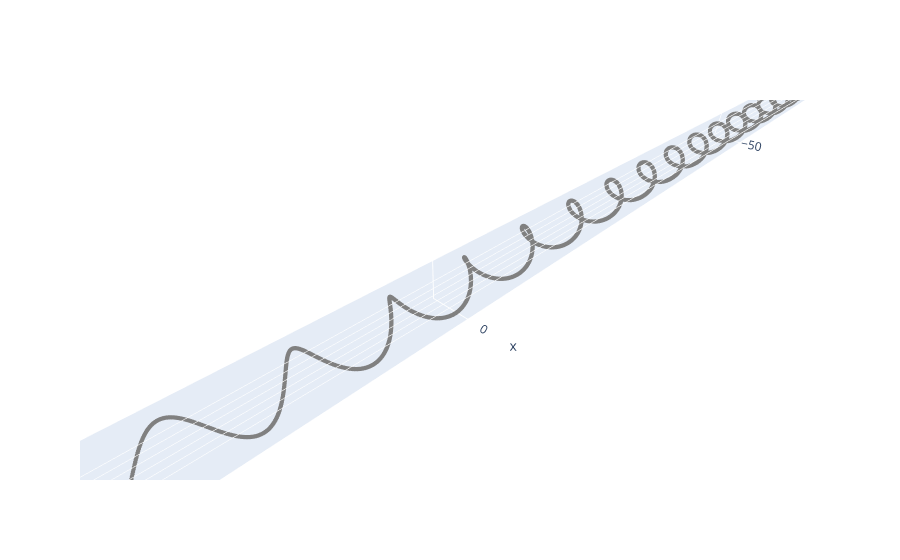

Notebook code for this chart:
### Code cell
from sklearn.decomposition import PCA
import plotly.graph_objects as go
from plotly.subplots import make_subplots

pca = PCA(n_components=5)
SW_pca = pca.fit(SW).transform(SW)

print('Explained Variance', pca.explained_variance_ratio_)

fig = go.Figure(data=[go.Scatter3d(
    x=SW_pca[:,0], y=SW_pca[:,1], z=SW_pca[:,2], 
    mode ='markers', 
    marker=dict(size = 1.5, color = 'grey')
)] , layout = go.Layout(scene = dict(aspectmode= 'data')))

fig.show()

### Figure 1 — Plotly figure (JSON) as saved in the notebook; plotly's stock layout.template omitted (floating-point values rounded to 4 significant figures; data arrays with more than 128 entries replaced by an {"elided": "..."} marker saying what was removed)
{"data": [{"marker": {"color": "grey", "size": 1.5}, "mode": "markers", "type": "scatter3d", "x": {"elided": "5000 float values"}, "y": {"elided": "5000 float values"}, "z": {"elided": "5000 float values"}}], "layout": {"scene": {"aspectmode": "data"}}}
